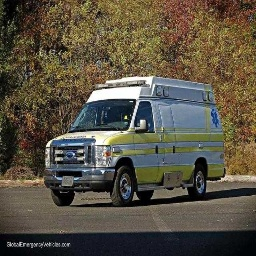
#> input picture processed_dataset/ambulance/36VKCPOXDONY.jpg, 256 x 256 px; its folder holds only this picture in this run
$ jupyter execute 07_streamlit_preparation.ipynb   (older library calls are emulated)
#> lines starting #> are read from the running program, lines starting #| are printed output that depends on the picture; after the words box and inside, x2 and y2 are one past the last pixel; in counts of white or black regions, pixels touching at a corner belong together
# Streamlit Preparation for CBIR

This notebook prepares all required data files for Streamlit deployment.

It will:
- load the processed dataset
- extract features for all 4 algorithms
- save feature databases
- save image paths and labels

These saved files will later be loaded directly in the Streamlit app.

[cell 1]
import os
import cv2
import pickle
import numpy as np
from skimage.feature import graycomatrix, graycoprops

[cell 2]
DATASET_PATH = "processed_dataset"
SAVE_PATH = "saved_features"

os.makedirs(SAVE_PATH, exist_ok=True)

categories = sorted(os.listdir(DATASET_PATH))
print("Categories:", categories)

## Collect Image Paths and Labels

[cell 3]
all_image_paths = []
all_image_labels = []

for category in categories:
    category_path = os.path.join(DATASET_PATH, category)

    for img_name in os.listdir(category_path):
        img_path = os.path.join(category_path, img_name)
        all_image_paths.append(img_path)
        all_image_labels.append(category)
#> pass 2 of the loop `for category in categories:`:

print("Total images:", len(all_image_paths))

## Define Feature Extraction Functions

### Color Histogram

[cell 4]
def extract_color_histogram(image_path, bins=(8, 8, 8)):
#> called with bins = (8, 8, 8)
    image = cv2.imread(image_path)
#> image is the input picture: shape (256, 256, 3); mean B, G, R 66.8, 81.6, 88.7

    if image is None:
        return None

    image = cv2.cvtColor(image, cv2.COLOR_BGR2RGB)

    hist = cv2.calcHist(
        [image], [0, 1, 2], None, bins,
        [0, 256, 0, 256, 0, 256]
    )

    hist = cv2.normalize(hist, hist).flatten()
#> hist = 512 values, max 0.6 at index 0, min 0 at index 3, mean 0.00877
    return hist

### GLCM

[cell 5]
def extract_glcm_features(image_path, distances=[1], angles=[0, np.pi/4, np.pi/2, 3*np.pi/4], levels=256):
    image = cv2.imread(image_path, cv2.IMREAD_GRAYSCALE)

    if image is None:
        return None

    glcm = graycomatrix(
        image,
        distances=distances,
        angles=angles,
        levels=levels,
        symmetric=True,
        normed=True
    )

    contrast = graycoprops(glcm, 'contrast').flatten()
    correlation = graycoprops(glcm, 'correlation').flatten()
    energy = graycoprops(glcm, 'energy').flatten()
    homogeneity = graycoprops(glcm, 'homogeneity').flatten()

    return np.hstack([contrast, correlation, energy, homogeneity])

### Hu Moments

[cell 6]
def extract_hu_moments(image_path):
    image = cv2.imread(image_path, cv2.IMREAD_GRAYSCALE)

    if image is None:
        return None

    blurred = cv2.GaussianBlur(image, (5, 5), 0)

    _, thresh = cv2.threshold(
        blurred, 0, 255, cv2.THRESH_BINARY + cv2.THRESH_OTSU
    )

    moments = cv2.moments(thresh)
    hu = cv2.HuMoments(moments).flatten()

    hu = -np.sign(hu) * np.log10(np.abs(hu) + 1e-10)
    return hu

### ORB

[cell 7]
orb = cv2.ORB_create(nfeatures=1000)

def extract_orb_descriptors(image_path):
    image = cv2.imread(image_path, cv2.IMREAD_GRAYSCALE)

    if image is None:
        return None

    keypoints, descriptors = orb.detectAndCompute(image, None)
    return descriptors

## Build and Save Color Histogram Features

[cell 8]
color_features = []

for img_path in all_image_paths:
    feature = extract_color_histogram(img_path)
#> feature has the same summary as hist in extract_color_histogram
    color_features.append(feature)
#> pass 2 of the loop `for img_path in all_image_paths:`:
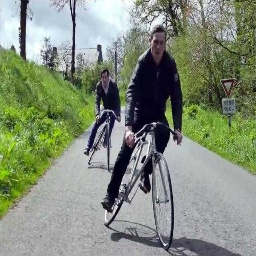
#> input picture processed_dataset/bicycle/03POSQPS0GE7.jpg, 256 x 256 px
#> in extract_color_histogram, image is the input picture: shape (256, 256, 3); mean B, G, R 122.7, 141, 131.3
#> hist = 512 values, max 0.871 at index 365, min 0 at index 2, mean 0.00682
#> `feature = extract_color_histogram(img_path)`: feature has the same summary as hist in extract_color_histogram

color_features = np.array(color_features)

with open(os.path.join(SAVE_PATH, "color_features.pkl"), "wb") as f:
    pickle.dump(color_features, f)

print("Color features saved:", color_features.shape)
#| Color features saved: (2, 512)

## Build and Save GLCM Features

[cell 9]
glcm_features = []

for img_path in all_image_paths:
    feature = extract_glcm_features(img_path)
#> in extract_glcm_features, `image = cv2.imread(image_path, cv2.IMREAD_GRAYSCALE)`:
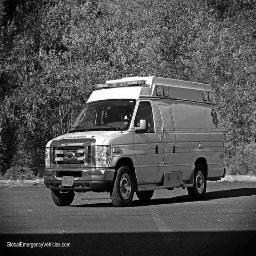
#> image: shape (256, 256); min 0, max 255, mean 82.1
#> in extract_glcm_features, `contrast = graycoprops(glcm, 'contrast').flatten()`: contrast = [974.7, 1439.5, 1183.8, 1335]
#> in extract_glcm_features, `correlation = graycoprops(glcm, 'correlation').flatten()`: correlation = [0.79, 0.689, 0.744, 0.712]
#> in extract_glcm_features, `energy = graycoprops(glcm, 'energy').flatten()`: energy = [0.0129, 0.0116, 0.0121, 0.0118]
#> in extract_glcm_features, `homogeneity = graycoprops(glcm, 'homogeneity').flatten()`: homogeneity = [0.113, 0.0871, 0.0944, 0.0886]
#> feature = [974.7, 1439.5, 1183.8, 1335, 0.79, 0.689, 0.744, 0.712, 0.0129, 0.0116, 0.0121, 0.0118, 0.113, 0.0871, 0.0944, 0.0886]
    glcm_features.append(feature)
#> pass 2 of the loop `for img_path in all_image_paths:`:
#> in extract_glcm_features (call 2), `image = cv2.imread(image_path, cv2.IMREAD_GRAYSCALE)`:
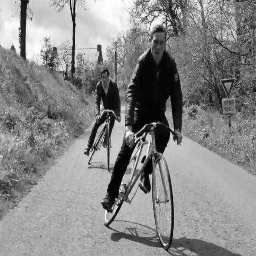
#> image: shape (256, 256); min 0, max 255, mean 136
#> contrast = [937.6, 1103.5, 582.2, 1006.9]
#> correlation = [0.865, 0.841, 0.916, 0.855]
#> energy = [0.0137, 0.0129, 0.0142, 0.013]
#> homogeneity = [0.129, 0.116, 0.141, 0.114]
#> `feature = extract_glcm_features(img_path)`: feature = [937.6, 1103.5, 582.2, 1006.9, 0.865, 0.841, 0.916, 0.855, 0.0137, 0.0129, 0.0142, 0.013, 0.129, 0.116, 0.141, 0.114]

glcm_features = np.array(glcm_features)

with open(os.path.join(SAVE_PATH, "glcm_features.pkl"), "wb") as f:
    pickle.dump(glcm_features, f)

print("GLCM features saved:", glcm_features.shape)
#| GLCM features saved: (2, 16)

## Build and Save Hu Moments Features

[cell 10]
hu_features = []

for img_path in all_image_paths:
    feature = extract_hu_moments(img_path)
#> in extract_hu_moments, `blurred = cv2.GaussianBlur(image, (5, 5), 0)`:
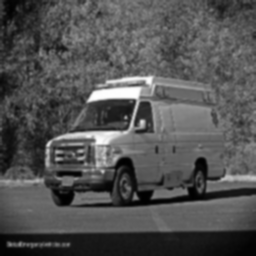
#> blurred: shape (256, 256); min 0, max 254, mean 82.1
#> in extract_hu_moments, `_, thresh = cv2.threshold( blurred, 0, 255, cv2.THRESH_BINARY + cv2.TH..`:
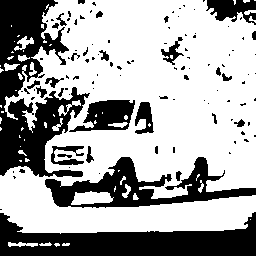
#> thresh: shape (256, 256); 65.8% white; 112 black regions (83 under 20 px), largest, box (x1, y1, x2, y2) and area: (0, 0, 90, 177) 7736, (0, 212, 256, 256) 6423, (45, 157, 256, 208) 4090
#> in extract_hu_moments, `moments = cv2.moments(thresh)`: moments = moments, m00 10993560, centre m10/m00, m01/m00 = (142.4, 115.9)
#> in extract_hu_moments, `hu = cv2.HuMoments(moments).flatten()`: hu = [0.000848, 6.48e-09, 1.83e-11, 1.23e-11, 1.82e-22, 9.86e-16, 3.51e-23]
#> in extract_hu_moments, `hu = -np.sign(hu) * np.log10(np.abs(hu) + 1e-10)`: hu = [3.07, 8.18, 9.93, 9.95, 10, 10, 10]
#> feature = [3.07, 8.18, 9.93, 9.95, 10, 10, 10]
    hu_features.append(feature)
#> pass 2 of the loop `for img_path in all_image_paths:`:
#> in extract_hu_moments (call 2), `_, thresh = cv2.threshold( blurred, 0, 255, cv2.THRESH_BINARY + cv2.TH..`:
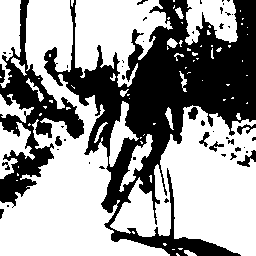
#> thresh: shape (256, 256); 60.8% white; 48 black regions (33 under 20 px), largest, box (x1, y1, x2, y2) and area: (44, 0, 256, 256) 19755, (0, 0, 84, 208) 5052, (237, 150, 256, 167) 128
#> moments = moments, m00 10156395, centre m10/m00, m01/m00 = (119.5, 141)
#> in extract_hu_moments (call 2), `hu = cv2.HuMoments(moments).flatten()`: hu = [0.00116, 3.31e-08, 1.51e-10, 2.4e-11, 5.66e-22, 6.19e-16, -1.33e-21]
#> in extract_hu_moments (call 2), `hu = -np.sign(hu) * np.log10(np.abs(hu) + 1e-10)`: hu = [2.93, 7.48, 9.6, 9.91, 10, 10, -10]

hu_features = np.array(hu_features)

with open(os.path.join(SAVE_PATH, "hu_features.pkl"), "wb") as f:
    pickle.dump(hu_features, f)

print("Hu features saved:", hu_features.shape)
#| Hu features saved: (2, 7)

## Build and Save ORB Descriptors

[cell 11]
orb_descriptors_db = []

for img_path in all_image_paths:
    desc = extract_orb_descriptors(img_path)
#> in extract_orb_descriptors, `keypoints, descriptors = orb.detectAndCompute(image, None)`: keypoints = 861 keypoints; strongest (x, y, size): (134, 100, 31), (133, 100, 37.2), (137, 102, 37.2), (131, 101, 37.2)
    orb_descriptors_db.append(desc)
#> pass 2 of the loop `for img_path in all_image_paths:`:
#> keypoints = 889 keypoints; strongest (x, y, size): (143, 139, 31), (140, 137, 31), (141, 140, 31), (171, 134, 31)

with open(os.path.join(SAVE_PATH, "orb_descriptors.pkl"), "wb") as f:
    pickle.dump(orb_descriptors_db, f)

print("ORB descriptors saved.")

## Save Image Paths and Labels

[cell 12]
with open(os.path.join(SAVE_PATH, "image_paths.pkl"), "wb") as f:
    pickle.dump(all_image_paths, f)

with open(os.path.join(SAVE_PATH, "image_labels.pkl"), "wb") as f:
    pickle.dump(all_image_labels, f)

print("Image paths and labels saved.")

## Verify Saved Files

[cell 13]
print("Saved files:")
for file_name in os.listdir(SAVE_PATH):
    print("-", file_name)
#> pass 2 of the loop `for file_name in os.listdir(SAVE_PATH):`:
